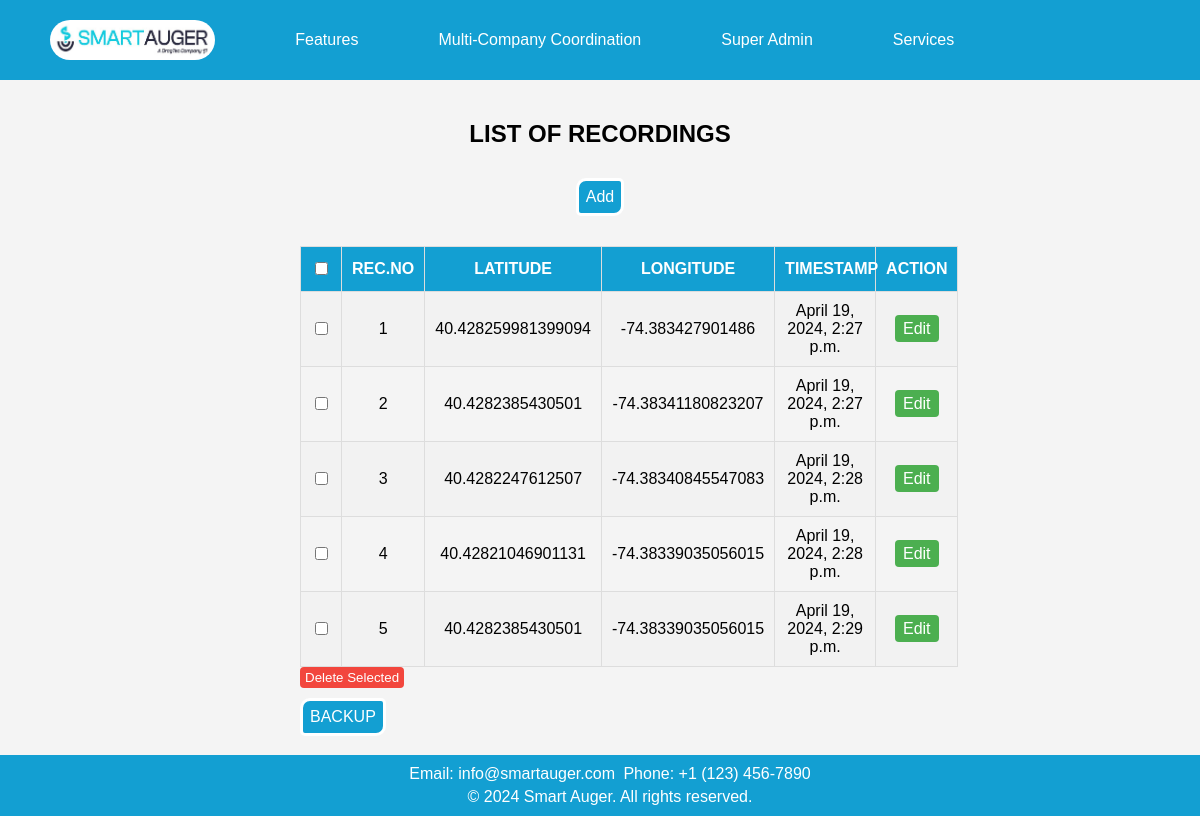
/data_management/, run on the app's committed database.
### app1/models.py (models this page shows, shortened)
class Location(models.Model):
    rec_no = models.AutoField(primary_key=True)
    latitude = models.FloatField()
    longitude = models.FloatField()
    timestamp = models.DateTimeField(default=timezone.now)

### app1/views.py (the view)
# urls.py: path('data_management/',views.data_management_view,name='data_management'),
def data_management_view(request):
    recordings = Location.objects.all()
    return render(request, 'app1/data_management.html', {'recordings': recordings})

### app1/templates/app1/data_management.html (shortened to what this page needs)
<!DOCTYPE html>
<html lang="en">
<head>
    {% load static %}
</head>
<body>
    <header>
        <nav class="nav">
            <a class="logo" href="#"><img src="{% static 'app1/images/icon.jpg' %}" alt="Logo"></a>
            <div class="dropdown">
                <a href="#">Features</a>
            </div>
            <div class="dropdown">
                <a href="#" class="dropbtn">Multi-Company Coordination</a>
            </div>
            <div class="dropdown">
                <a href="#">Super Admin</a>
            </div>
            <div class="dropdown">
                <a href="#">Services</a>
            </div>
        </nav>
    </header>
    <div class="user">
        <h2 class="heading1">LIST OF RECORDINGS</h2>
        <a class="add" href="{% url 'add_reco' %}">Add</a>
    </div>
    <div id="table-container">
        <form action="{% url 'delete_selected' %}" method="post">
            <table id="customers">
                <tr>
                    <th><input type="checkbox" onClick="toggleAll(this)"></th>
                    <th>REC.NO</th>
                    <th>LATITUDE</th>
                    <th>LONGITUDE</th>
                    <th>TIMESTAMP</th>
                    <th>ACTION</th>
                </tr>
                {% for recording in recordings %}
                <tr>
                    <td><input type="checkbox" name="selected_recordings" value="{{ recording.pk }}"></td>
                    <td>{{ recording.rec_no }}</td>
                    <td>{{ recording.latitude }}</td>
                    <td>{{ recording.longitude }}</td>
                    <td>{{ recording.timestamp }}</td>
                    <td>
                        <a href="{% url 'user_update' recording.pk %}" class="edit-btn">Edit</a>
                    </td>
                </tr>
                {% endfor %}
            </table>
            <button type="submit" class="delete-btn">Delete Selected</button>
        </form>
        <div>
            <a class="add" href="#">BACKUP</a>
        </div>
    </div>
    <footer>
        <p>Email: info@smartauger.com</p>
        <p>Phone: +1 (123) 456-7890</p>
        <div class="footer-bottom">
            <p>&copy; 2024 Smart Auger. All rights reserved.</p>
        </div>
    </footer>
</body>
</html>

### app1/templates/app1/data_management.html (style rules this page uses)
body { font-family: 'Verdana', sans-serif; width: 100%; margin: 0; padding-top: 10vh; padding-bottom: 80px; background: #f4f4f4; box-sizing: border-box; }
header { background-color: #139FD2; color: white; text-align: center; padding: 10px 0; position: fixed; top: 0; width: 100%; z-index: 1000; display: flex; justify-content: space-between; align-items: center; }
.nav { display: flex; align-items: center; margin-right: 104px; }
.nav a { padding: 10px 15px; color: white; text-decoration: none; display: inline-block; margin-left: 50px; white-space: nowrap; }
.logo { margin-right: auto; }
.logo img { max-height: 40px; margin-left: -15px; float: left; border-radius: 20px; }
.dropdown { position: relative; }
footer { position: fixed; bottom: 0; width: 100%; background-color: #139FD2; color: white; text-align: center; padding: 10px; z-index: 1000; }
footer h4, footer p { white-space: nowrap; margin: 0; padding: 2px; display: inline; }
.footer-bottom { white-space: nowrap; padding-top: 5px; }
.footer-bottom p { margin: 0; }
#table-container { margin-top: 30px; margin-left: 300px; margin-right: 300px; }
.heading1 { text-align: center; color: black; margin-top: 40px; }
#customers { font-family: Arial, Helvetica, sans-serif; border-collapse: collapse; width: 105%; }
#customers td, #customers th { border: 1px solid #ddd; padding: 10px; text-align: center; }
#customers tr:nth-child(even) { background-color: #f2f2f2; }
#customers th { padding-top: 12px; padding-bottom: 12px; background-color: #139FD2; color: white; max-width: 80px; }
.delete-btn { background-color: #f2463d; color: white; padding: 3px 5px; border: none; border-radius: 4px; cursor: pointer; margin-right: 5px; text-decoration: none; }
.edit-btn { background-color: #4CAF50; color: white; padding: 5px 8px; border: none; border-radius: 4px; cursor: pointer; text-decoration: none; }
.add { background-color: #139FD2; color: white; padding: 7px; border: solid; margin-top: 10px; display: inline-block; text-decoration: none; border-radius: 10px 5px; }
.user { text-align: center; margin-top: 30px; }

### data on the page
Location: rec_no "1", latitude "40.428259981399094", longitude "-74.383427901486", timestamp "April 19, 2024, 2:27 p.m."
Location: rec_no "2", latitude "40.4282385430501", longitude "-74.38341180823207", timestamp "April 19, 2024, 2:27 p.m."
Location: rec_no "3", latitude "40.4282247612507", longitude "-74.38340845547083", timestamp "April 19, 2024, 2:28 p.m."
Location: rec_no "4", latitude "40.42821046901131", longitude "-74.38339035056015", timestamp "April 19, 2024, 2:28 p.m."
Location: rec_no "5", latitude "40.4282385430501", longitude "-74.38339035056015", timestamp "April 19, 2024, 2:29 p.m."
